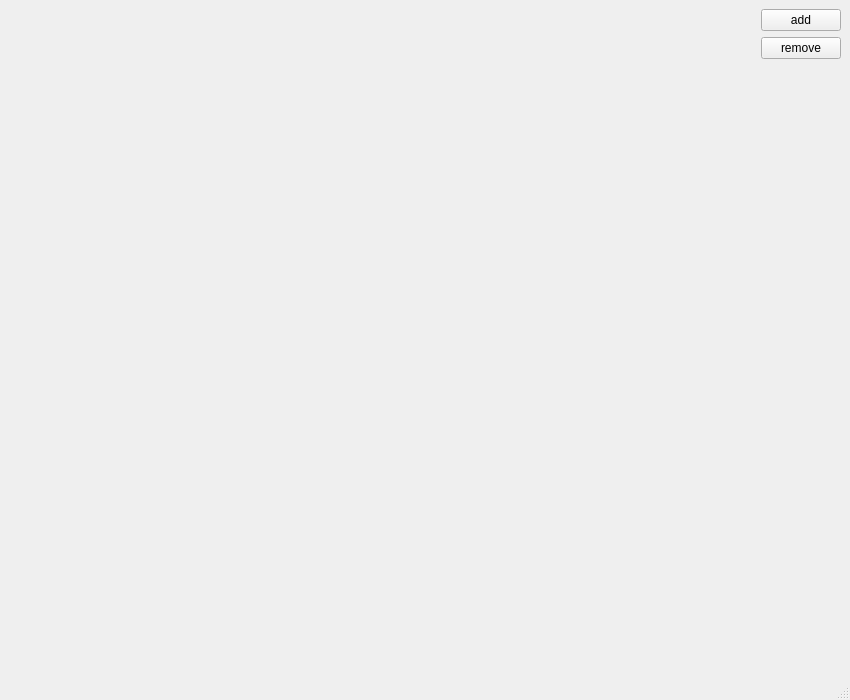
<?xml version="1.0" encoding="UTF-8"?>
<ui version="4.0">
 <class>MainWindow</class>
 <widget class="QMainWindow" name="MainWindow">
  <property name="geometry">
   <rect>
    <x>0</x>
    <y>0</y>
    <width>850</width>
    <height>700</height>
   </rect>
  </property>
  <property name="windowTitle">
   <string>MainWindow</string>
  </property>
  <widget class="QWidget" name="centralwidget">
   <layout class="QHBoxLayout" name="horizontalLayout">
    <item>
     <widget class="Canvas" name="widget" native="true">
      <property name="enabled">
       <bool>true</bool>
      </property>
      <property name="sizePolicy">
       <sizepolicy hsizetype="MinimumExpanding" vsizetype="Preferred">
        <horstretch>0</horstretch>
        <verstretch>0</verstretch>
       </sizepolicy>
      </property>
     </widget>
    </item>
    <item>
     <layout class="QVBoxLayout" name="verticalLayout">
      <item>
       <widget class="QPushButton" name="buttonAdd">
        <property name="text">
         <string>add</string>
        </property>
       </widget>
      </item>
      <item>
       <widget class="QPushButton" name="buttonRemove">
        <property name="text">
         <string>remove</string>
        </property>
       </widget>
      </item>
      <item>
       <spacer name="verticalSpacer">
        <property name="orientation">
         <enum>Qt::Vertical</enum>
        </property>
        <property name="sizeHint" stdset="0">
         <size>
          <width>20</width>
          <height>40</height>
         </size>
        </property>
       </spacer>
      </item>
     </layout>
    </item>
   </layout>
  </widget>
  <widget class="QMenuBar" name="menubar">
   <property name="geometry">
    <rect>
     <x>0</x>
     <y>0</y>
     <width>850</width>
     <height>22</height>
    </rect>
   </property>
  </widget>
  <widget class="QStatusBar" name="statusbar"/>
 </widget>
 <customwidgets>
  <customwidget>
   <class>Canvas</class>
   <extends>QWidget</extends>
   <header>../lib/canvas/Canvas.h</header>
   <container>1</container>
  </customwidget>
 </customwidgets>
 <resources/>
 <connections/>
</ui>
